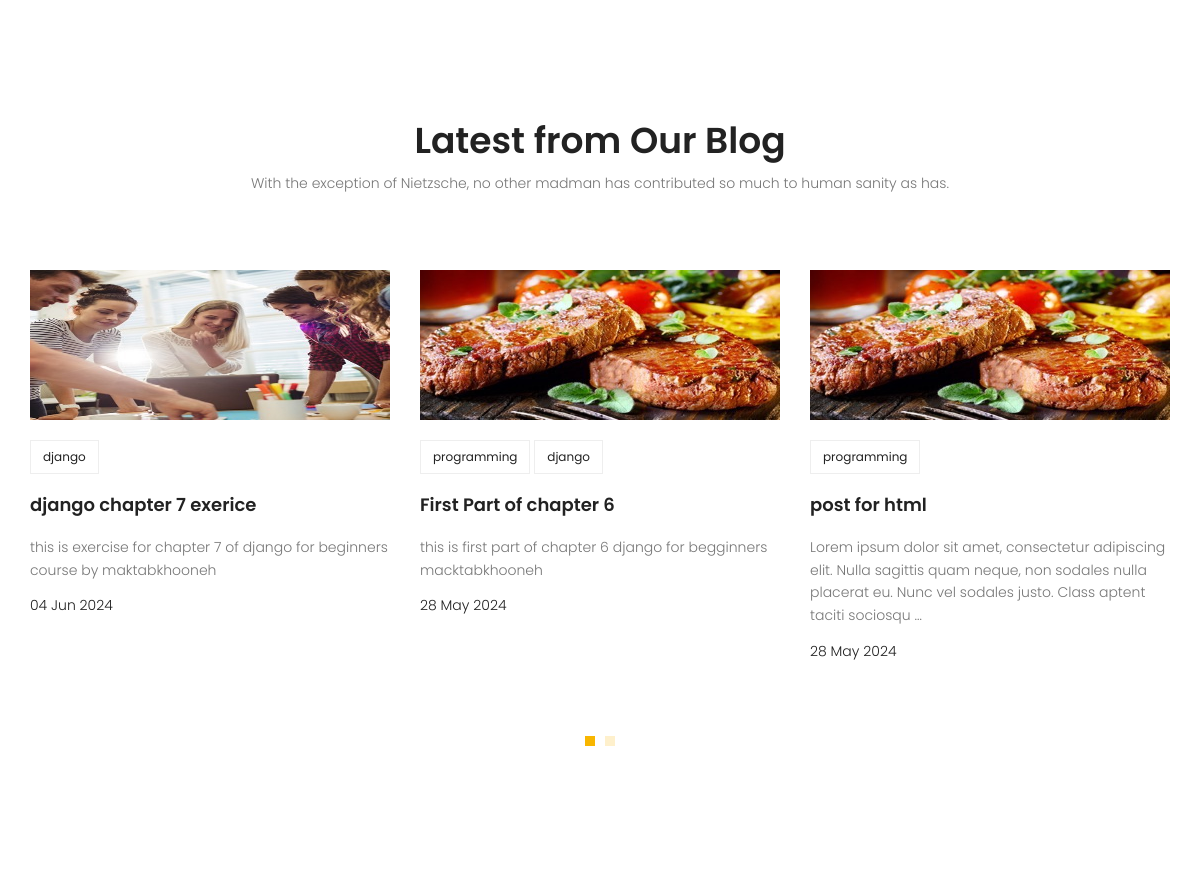
/ (middle part), run on an earlier commit of the app's database.
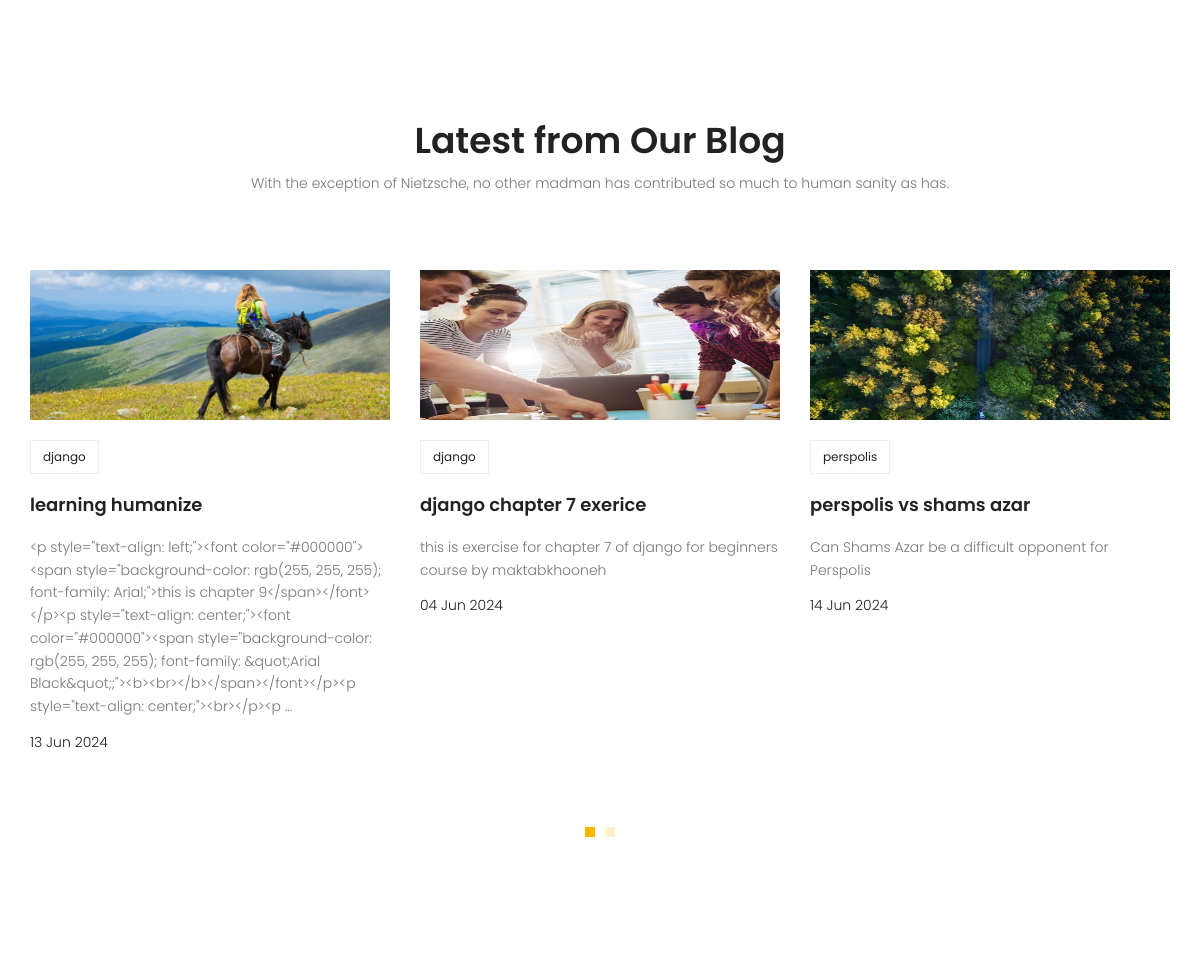
And on a later commit of the database.
### blog/models.py (models this page shows, shortened)
class Post(models.Model):
    image = models.ImageField(upload_to = 'blog/', default='blog/default.jpj')
    author = models.ForeignKey(User, on_delete=models.SET_NULL, null=True)
    title = models.CharField(max_length=255)
    content = models.TextField()
    tags = TaggableManager()
    category = models.ManyToManyField(Category)
    counted_views = models.PositiveIntegerField(default=0)
    status = models.BooleanField(default=False)
    published_date = models.DateTimeField(null=True)
    created_at = models.DateTimeField(auto_now_add=True)
    updated_at = models.DateTimeField(auto_now=True)
    login_require = models.BooleanField(default=False)
    class Meta:
        ordering = ('-created_at',)

class Category(models.Model):
    name = models.CharField(max_length=255)

### website/views.py (the view)
# urls.py: path('', index_view, name='index'),
def index_view(request):
    return render(request, 'website/index.html')

### website/templatetags/website_tags.py (called while the page is built)
@register.inclusion_tag('website/website-latest-posts.html')
def latest_posts():
    posts = Post.objects.filter(published_date__lte=timezone.now(), status=1)
    return {'posts':posts}

### templates/website/index.html (shortened to what this page needs)
{% extends "base.html" %}
{% load static %}
{% load website_tags %}
{% block content %}
{% latest_posts %}
{% endblock content %}

### templates/website/website-latest-posts.html
<section class="recent-blog-area section-gap">
    <div class="container">
      <div class="row d-flex justify-content-center">
        <div class="menu-content pb-60 col-lg-9">
          <div class="title text-center">
            <h1 class="mb-10">Latest from Our Blog</h1>
            <p>
              With the exception of Nietzsche, no other madman has contributed so
              much to human sanity as has.
            </p>
          </div>
        </div>
      </div>
      <div class="row">
        <div class="active-recent-blog-carusel">
          {% for post in posts %}
          <div class="single-recent-blog-post item">
            <div class="thumb">
              <img class="img-fluid" src="{{post.image.url}}" alt="" />
            </div>
            <div class="details">
              <div class="tags">
                <ul>
                  {% for cat in post.category.all %}
                    <li>
                      <a href="{% url 'blog:category' cat_name=cat.name %}">{{cat.name}}</a>
                    </li>
                  {% endfor %}
                </ul>
              </div>
              <a href="{% url 'blog:single' pid=post.id %}"><h4 class="title">{{post.title}}</h4></a>
              <p>
                {{post.content|truncatewords:25}}
              </p>
              <h6 class="date">{{post.published_date|date:"d M Y"}}</h6>
            </div>
          </div>
          {% endfor %}
        </div>
      </div>
    </div>
  </section>

What changed in the data, as far as the page shows it:
no longer on this page (row edited): Post: image (picture), title "First Part of chapter 6", content "this is first part of chapter 6 django for begginners macktabkhooneh", published_date "28 May 2024", Category (name "django")
no longer on this page (row unchanged): Category: name "programming"
no longer on this page (row unchanged): Post: image (picture), title "post for html", content "Lorem ipsum dolor sit amet, consectetur adipiscing elit. Nulla sagittis quam neque, non sodales nulla placerat eu. Nunc vel sodales justo. Class aptent taciti sociosqu …", published_date "28 May 2024"
added Post: image (picture), title "learning humanize", content "<p style=\"text-align: left;\"><font color=\"#000000\"><span style=\"background-color: rgb(255, 255, 255); font-family: Arial;\">this is chapter 9</span></font></p><p style=\"text-align: center;\"><font color=\"#000000\"><span style=\"background-color: rgb(255, 255, 255); font-family: &quot;Arial Black&quot;;\"><b><br></b></span></font></p><p style=\"text-align: center;\"><br></p><p …", published_date "13 Jun 2024", Category (name "django")
now on this page (row edited): Post: image (picture), title "perspolis vs shams azar", content "Can Shams Azar be a difficult opponent for Perspolis", published_date "14 Jun 2024"
now on this page (row unchanged): Category: name "perspolis", shown under "perspolis vs shams azar"
